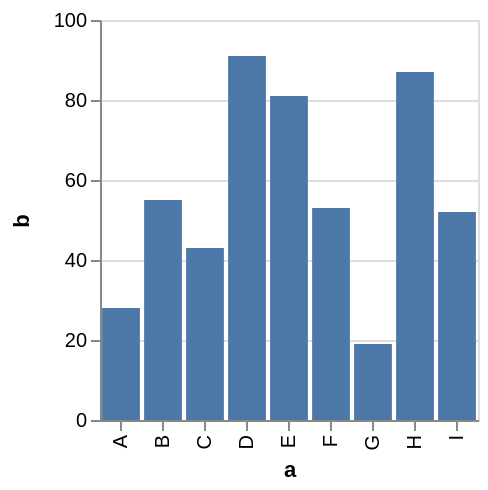

Write a Vega-Lite specification for this figure.
### Vega specification from a JSON file in a GitHub repository (floating-point values rounded to 4 significant figures)
{"$schema": "https://vega.github.io/schema/vega/v3.json", "description": "A simple bar chart with embedded data.", "autosize": "pad", "padding": 5, "height": 200, "style": "cell", "data": [{"name": "source_0", "values": [{"a": "A", "b": 28}, {"a": "B", "b": 55}, {"a": "C", "b": 43}, {"a": "D", "b": 91}, {"a": "E", "b": 81}, {"a": "F", "b": 53}, {"a": "G", "b": 19}, {"a": "H", "b": 87}, {"a": "I", "b": 52}]}, {"name": "data_0", "source": "source_0", "transform": [{"type": "formula", "expr": "toNumber(datum[\"b\"])", "as": "b"}, {"type": "filter", "expr": "datum[\"b\"] !== null && !isNaN(datum[\"b\"])"}]}], "signals": [{"name": "x_step", "value": 21}, {"name": "width", "update": "bandspace(domain('x').length, 0.1, 0.05) * x_step"}], "marks": [{"name": "marks", "type": "rect", "style": ["bar"], "from": {"data": "data_0"}, "encode": {"update": {"fill": {"value": "#4c78a8"}, "tooltip": {"signal": "format(datum[\"b\"], \"\")"}, "x": {"scale": "x", "field": "a"}, "width": {"scale": "x", "band": true}, "y": {"scale": "y", "field": "b"}, "y2": {"scale": "y", "value": 0}}}}], "scales": [{"name": "x", "type": "band", "domain": {"data": "data_0", "field": "a", "sort": true}, "range": {"step": {"signal": "x_step"}}, "paddingInner": 0.1, "paddingOuter": 0.05}, {"name": "y", "type": "linear", "domain": {"data": "data_0", "field": "b"}, "range": [{"signal": "height"}, 0], "nice": true, "zero": true}], "axes": [{"scale": "x", "orient": "bottom", "title": "a", "labelOverlap": true, "encode": {"labels": {"update": {"angle": {"value": 270}, "align": {"value": "right"}, "baseline": {"value": "middle"}}}}, "zindex": 1}, {"scale": "y", "orient": "left", "title": "b", "labelOverlap": true, "tickCount": {"signal": "ceil(height/40)"}, "zindex": 1}, {"scale": "y", "orient": "left", "grid": true, "tickCount": {"signal": "ceil(height/40)"}, "gridScale": "x", "domain": false, "labels": false, "maxExtent": 0, "minExtent": 0, "ticks": false, "zindex": 0}], "config": {"axisY": {"minExtent": 30}}}
